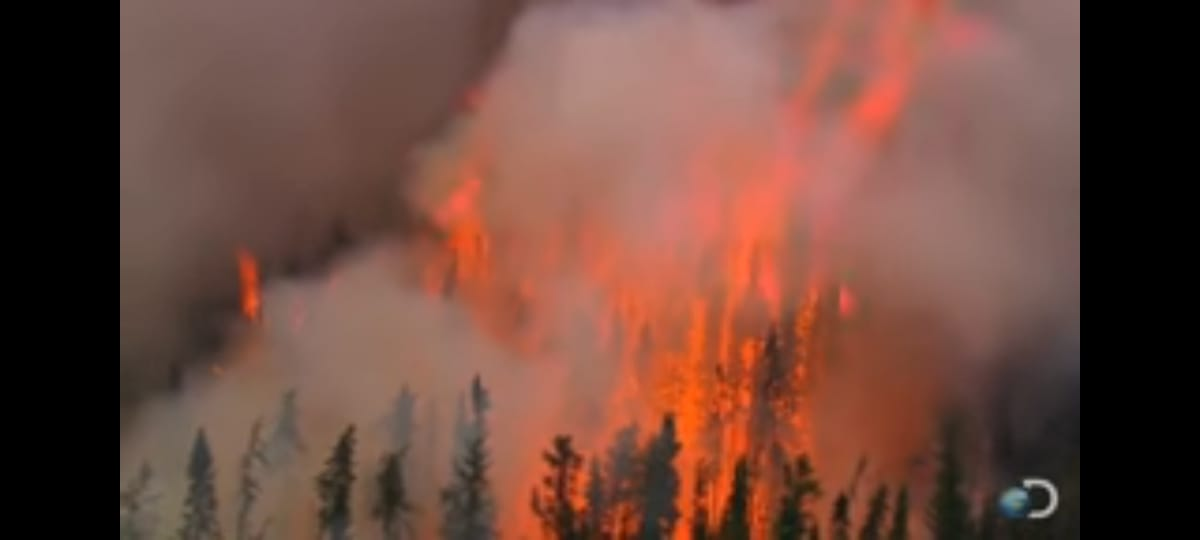
#> input picture images/fire3.jpeg, 1200 x 540 px
$ jupyter execute Untitled.ipynb
#> lines starting #> are read from the running program, lines starting #| are printed output that depends on the picture; after the words box and inside, x2 and y2 are one past the last pixel; in counts of white or black regions, pixels touching at a corner belong together
[cell 1]
import cv2
import numpy as np

[cell 2]
image = cv2.imread('fire3.jpeg')
#> image is the input picture: shape (540, 1200, 3); mean B, G, R 62.1, 73.2, 111.8
#cv2.imshow("Window",image)
cv2.waitKey(0)
cv2.destroyAllWindows()

[cell 3]
frame = cv2.resize(image, (960, 540))
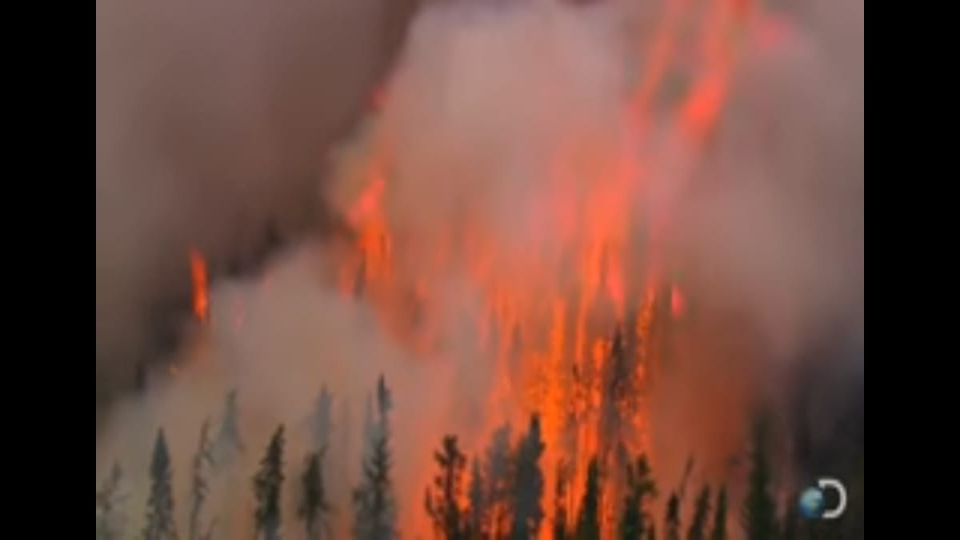
#> frame: shape (540, 960, 3); mean B, G, R 62.1, 73.2, 111.8
blur = cv2.GaussianBlur(frame, (21, 21), 0)
hsv = cv2.cvtColor(blur, cv2.COLOR_BGR2HSV)
#> hsv: shape (540, 960, 3); mean H, S, V 8.7, 86.2, 111.8

lower = [15, 56, 100] #[18, 50, 50]
upper = [237, 255, 255] #[35, 255, 255]
lower = np.array(lower, dtype="uint8")
upper = np.array(upper, dtype="uint8")

mask = cv2.inRange(hsv, lower, upper)
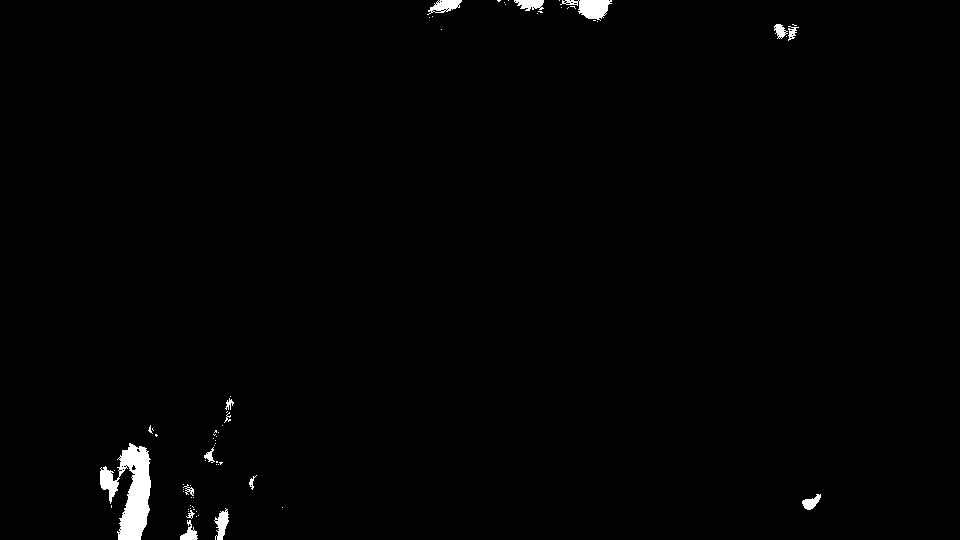
#> mask: shape (540, 960); 0.94% white; 69 white regions (54 under 20 px), largest, box (x1, y1, x2, y2) and area: (100, 443, 151, 540) 2578, (560, 0, 612, 21) 569, (427, 0, 462, 15) 283

[cell 4]
cv2.imshow("Mask",mask)
cv2.imshow("Original",frame)
cv2.imshow("HSV",hsv)
key=cv2.waitKey(0)
#> (key Esc is pressed here)

$ run again, with images/fire1.jpeg copied over images/fire3.jpeg
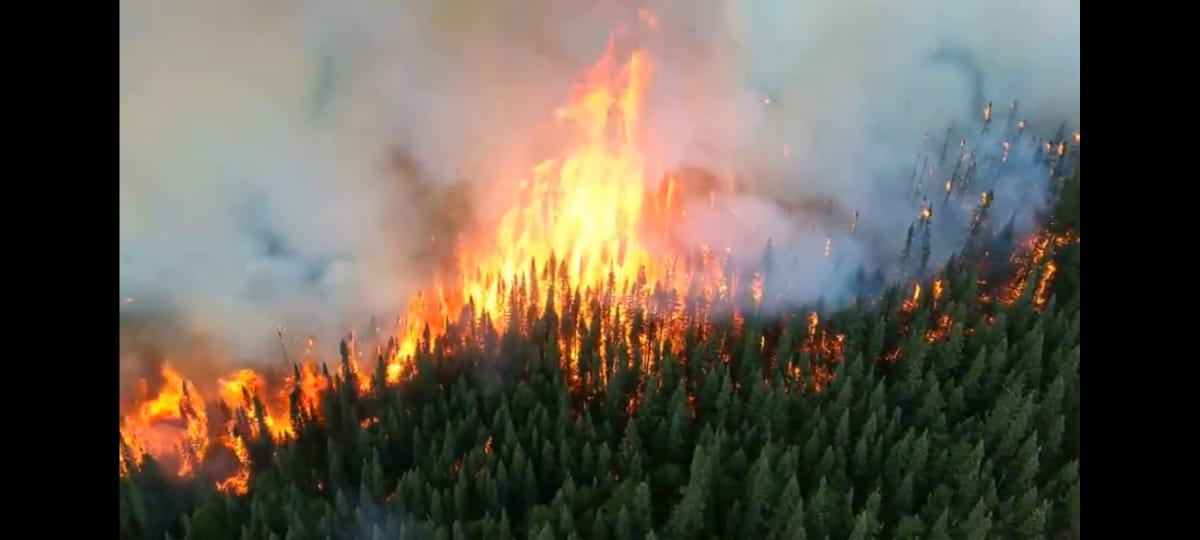
#> input picture images/fire1.jpeg, 1200 x 540 px
#> image is the input picture: shape (540, 1200, 3); mean B, G, R 79.9, 91.3, 100.2
#> `blur = cv2.GaussianBlur(frame, (21, 21), 0)`:
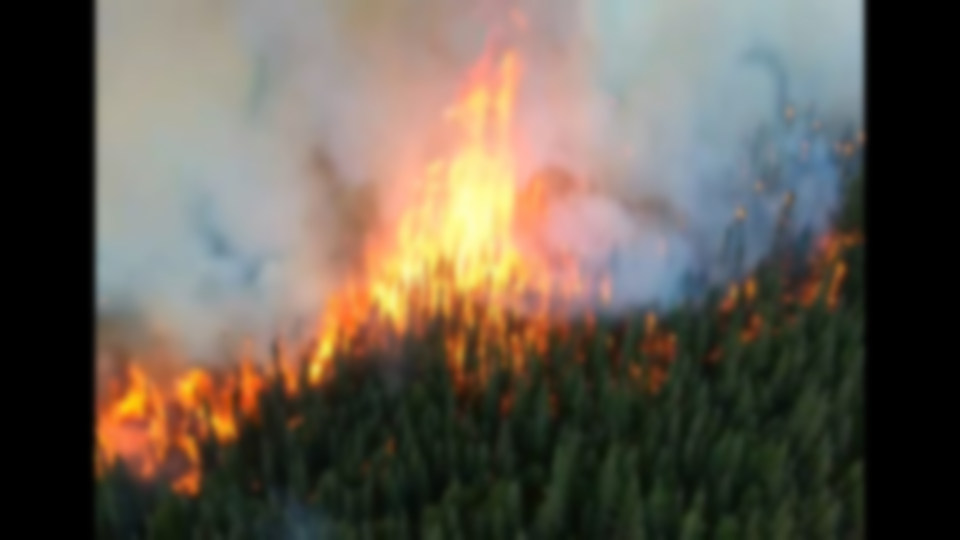
#> blur: shape (540, 960, 3); mean B, G, R 79.9, 91.3, 100.2
#> hsv: shape (540, 960, 3); mean H, S, V 39.3, 65.2, 107.2
#> `mask = cv2.inRange(hsv, lower, upper)`:
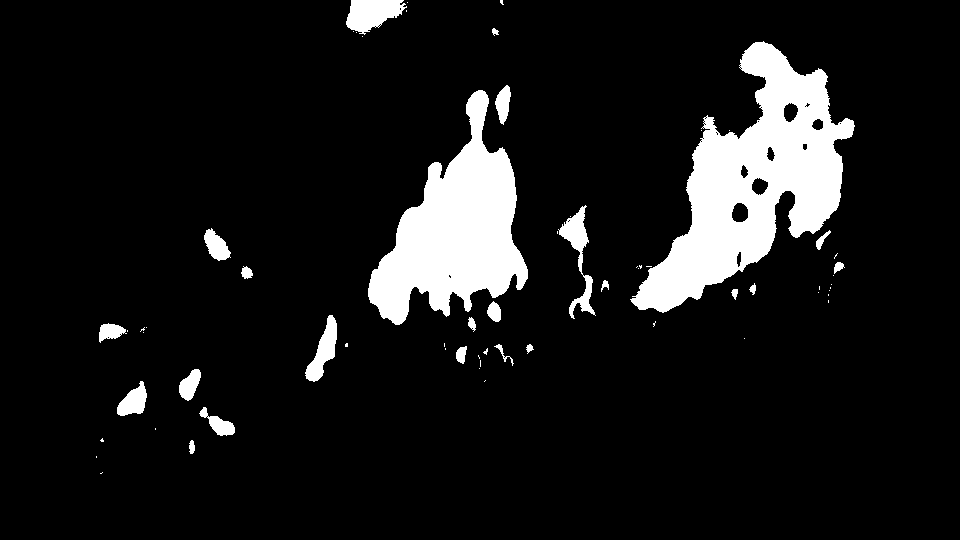
#> mask: shape (540, 960); 9.8% white; 65 white regions (41 under 20 px), largest, box (x1, y1, x2, y2) and area: (630, 41, 855, 313) 25056, (368, 90, 528, 325) 18076, (346, 0, 407, 35) 1372

$ run again, with images/fire2.jpeg copied over images/fire3.jpeg
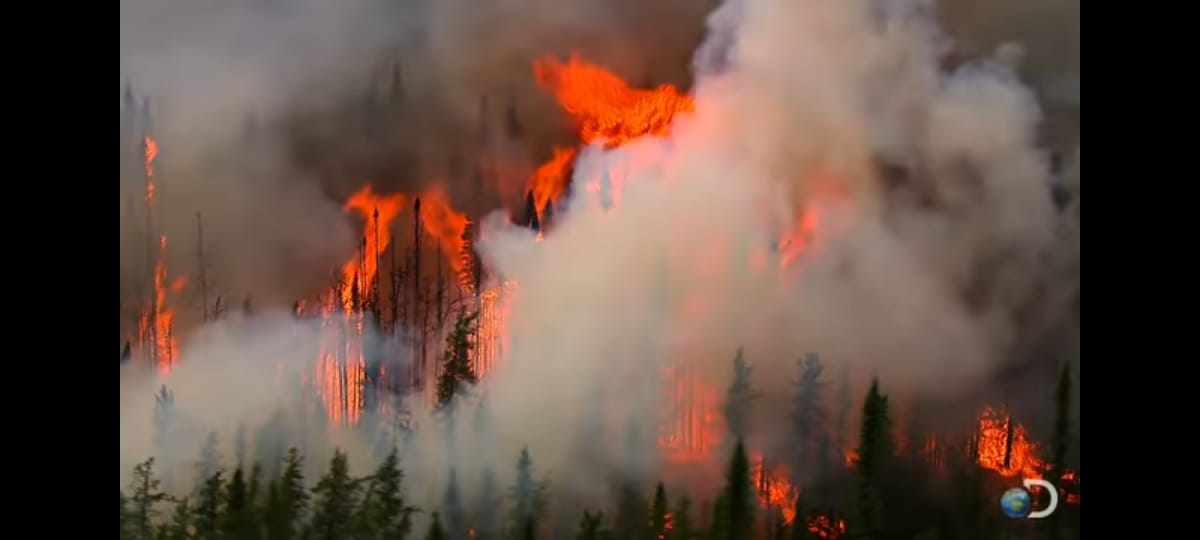
#> input picture images/fire2.jpeg, 1200 x 540 px
#> image is the input picture: shape (540, 1200, 3); mean B, G, R 66.2, 76.8, 99.3
#> `frame = cv2.resize(image, (960, 540))`:
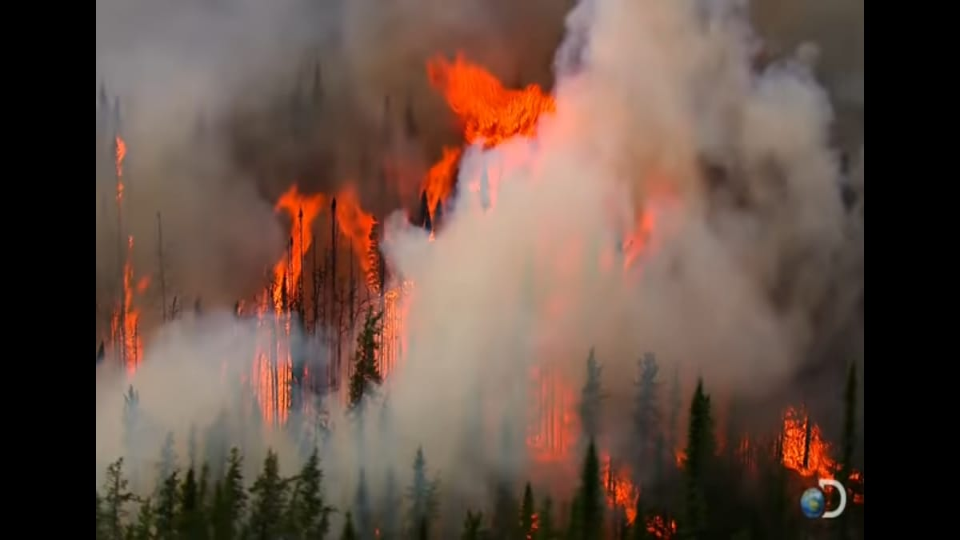
#> frame: shape (540, 960, 3); mean B, G, R 66.2, 76.8, 99.3
#> hsv: shape (540, 960, 3); mean H, S, V 17.9, 70.3, 99.4
#> `mask = cv2.inRange(hsv, lower, upper)`:
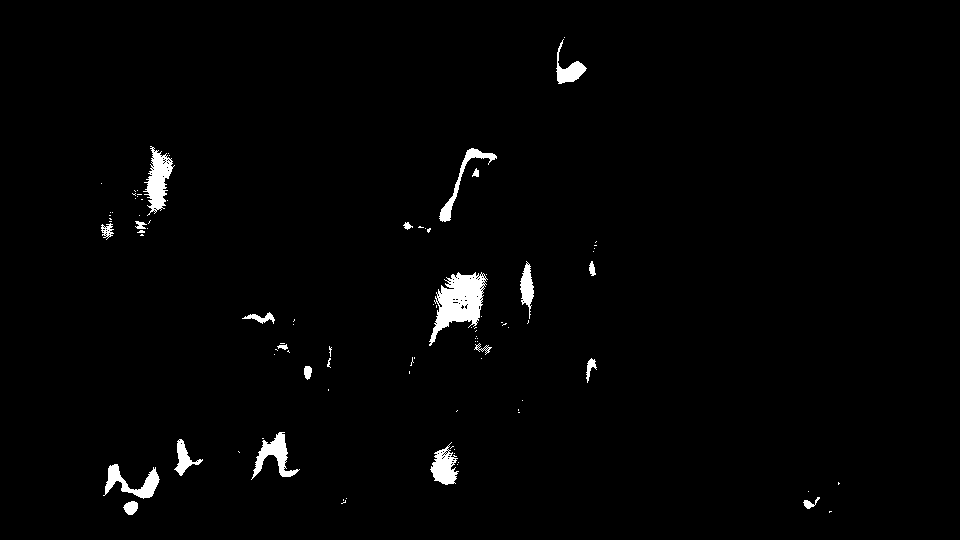
#> mask: shape (540, 960); 1.6% white; 96 white regions (74 under 20 px), largest, box (x1, y1, x2, y2) and area: (429, 272, 488, 346) 2099, (143, 146, 175, 216) 1027, (251, 432, 300, 480) 805
